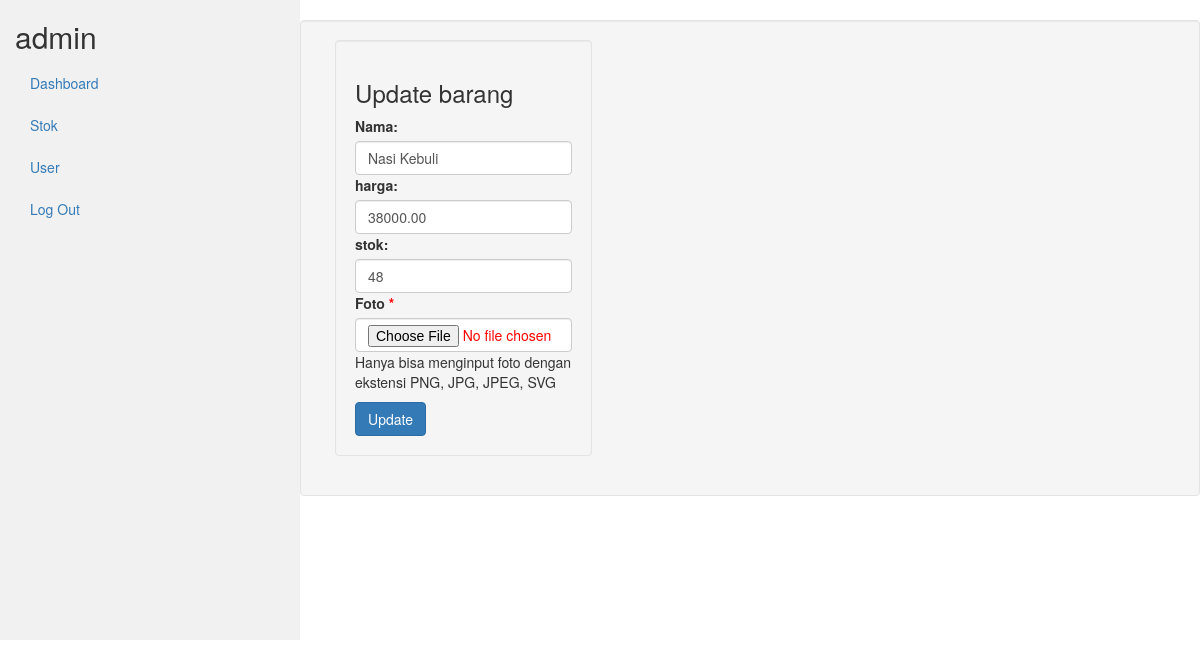
Page /petugas/index.php?page=edit-barang&produkID=56 (signed in) on the committed database.
### tables this page shows
CREATE TABLE `kasir_produk` (
  `produkID` int(11) NOT NULL,
  `nama_produk` varchar(255) NOT NULL,
  `harga` decimal(10,2) NOT NULL,
  `stok` int(11) NOT NULL,
  `Foto` varchar(255) DEFAULT NULL,
  `Terjual` int(11) NOT NULL
);

### petugas/edit-barang.php (the view, shortened to what this page needs)
<?php
include_once("../koneksi/koneksi.php");
$id = $_GET['produkID'];
$result1 = mysqli_query($koneksi, "SELECT * FROM kasir_produk WHERE produkID=$id");
while($barang_data = mysqli_fetch_array($result1))
{
    $nama_produk = $barang_data['nama_produk'];
    $harga = $barang_data['harga'];
    $stok = $barang_data['stok'];
}
?>
<div class="row well">
        <div class="col-md-4">
            <div class="card well">
                <div class="card-header">
                    <h3 class="">Update barang</h3>
                </div>
                <div class="card-body">
                    <form action="" method="POST">
                        <div class="mb-3 mt-3">
                            <label for="nama" class="form-label">Nama:</label>
                            <input type="text" class="form-control" id="name" value="<?php echo $nama_produk; ?>" placeholder="Enter Name" name="nama_produk">
                        </div>
                        <div class="mb-3 mt-3">
                            <label for="harga" class="form-label">harga:</label>
                            <input type="text" class="form-control" id="harga" value="<?php echo $harga; ?>" placeholder="harga" name="harga">
                        </div>
                        <div class="mb-3 mt-3">
                            <label for="stok" class="form-label">stok:</label>
                            <input type="text" class="form-control" id="stok" value="<?php echo $stok; ?>" placeholder="stok" name="stok">
                        </div>
                        <div class="mb-3">
                            <label for="Foto" class="form-label">Foto<span style="color: red;"> *</span></label>
                            <input type="file" class="form-control" id="Foto" value="<?php echo $foto;?>" name="Foto"
                            <p style="color: red;">Hanya bisa menginput foto dengan ekstensi PNG, JPG, JPEG, SVG</p>
                        </div>
                        <button type="submit" name="update" class="btn btn-primary">Update</button>
                    </form>
                </div>
            </div>
        </div>
    </div>

### rows in the picture
kasir_produk: nama_produk "Nasi Kebuli", harga "38000.00", stok "48"

### other values in the picture
$_SESSION['level'] "admin"
